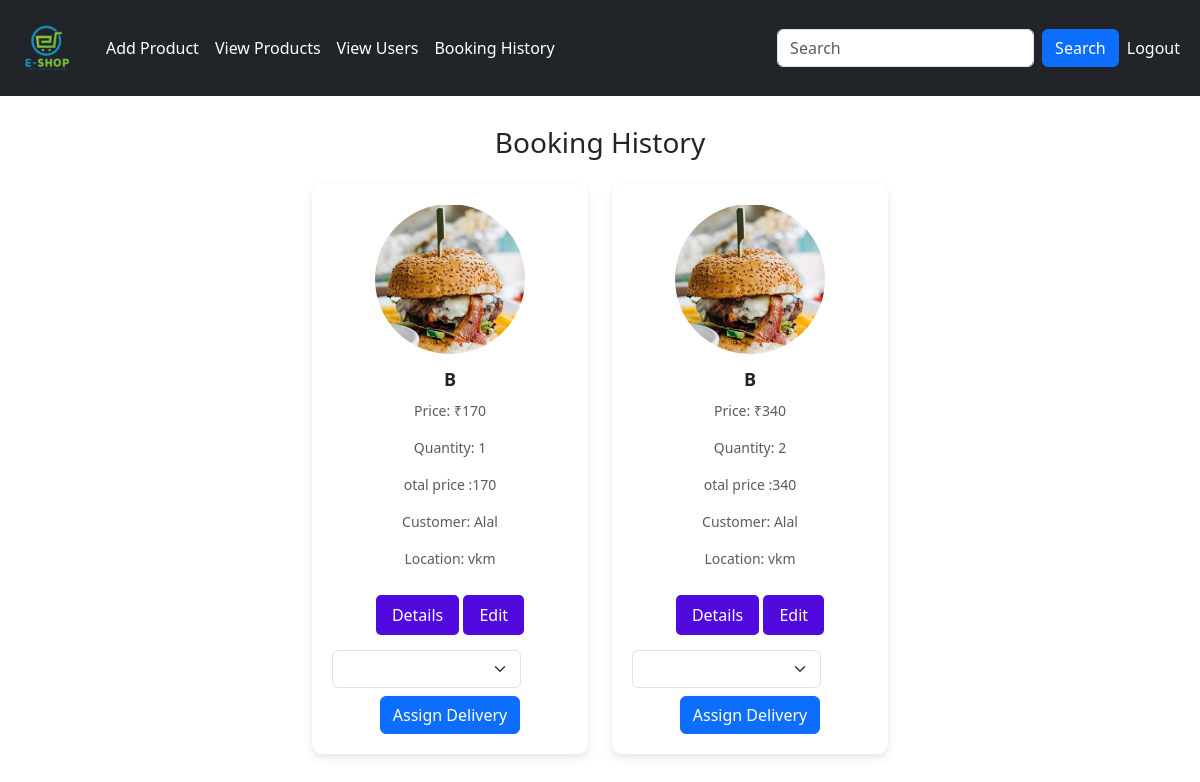
/bookinghistory (signed in), run on the app's committed database.
### app/models.py (models this page shows, shortened)
class buy(models.Model):
    product = models.ForeignKey(Product,on_delete=models.CASCADE)
    user = models.ForeignKey(Register,on_delete=models.CASCADE)
    date_of_buying = models.TextField()
    quantity = models.IntegerField()
    price = models.IntegerField()
    DELIVERY_STATUS_CHOICES = [
        ("Pending", "Pending"),
        ("Shipped", "Shipped"),
        ("In Transit", "In Transit"),
        ("Delivered", "Delivered"),
    ]
    delivery_status = models.CharField(
        max_length=20, choices=DELIVERY_STATUS_CHOICES, default="Pending"
    )

class Product(models.Model):
    name = models.TextField()
    discription = models.TextField()
    price = models.IntegerField()
    category = models.TextField()
    quantity = models.IntegerField()
    offerprice = models.IntegerField()
    image = models.FileField()

class Register(models.Model):
    Email = models.EmailField(unique=True)
    name = models.TextField()
    phonenumber = models.IntegerField()
    password = models.TextField()
    location= models.TextField()

### app/views.py (the view)
# urls.py: path('bookinghistory',views.bookinghistory),
def bookinghistory(req):
    if 'shop' in req.session:
        data=buy.objects.all()
        return render(req,'shop/booking_history.html',{'data':data})
    else:
        return redirect(login)

### template/shop/booking_history.html (shortened to what this page needs)
<!DOCTYPE html>
<html lang="en">
<head>
  <link href="https://cdn.jsdelivr.net/npm/bootstrap@5.3.3/dist/css/bootstrap.min.css" rel="stylesheet">
</head>
<body>
  <nav class="navbar navbar-expand-sm navbar-dark bg-dark">
    <div class="container-fluid">
      <a class="navbar-brand" href="../viewpro">
        <img src="static/logo.png" alt="Logo">
      </a>
      <div class="collapse navbar-collapse" id="mynavbar">
        <ul class="navbar-nav me-auto">
          <li class="nav-item"><a class="nav-link" href="../addpro">Add Product</a></li>
          <li class="nav-item"><a class="nav-link" href="../viewpro">View Products</a></li>
          <li class="nav-item"><a class="nav-link" href="../viewuser">View Users</a></li>
          <li class="nav-item"><a class="nav-link" href="../bookinghistory">Booking History</a></li>
        </ul>
        <form class="d-flex ms-auto">
          <input class="form-control me-2" type="text" placeholder="Search">
          <button class="btn btn-primary" type="button">Search</button>
        </form>
        <ul class="navbar-nav">
          <li class="nav-item"><a class="nav-link" href="../logout">Logout</a></li>
        </ul>
      </div>
    </div>
  </nav>
  <div class="container-fluid">
    <h3 class="text-center mb-4">Booking History</h3>
    <div class="row justify-content-center">
      {% for i in data %}
        <div class="col-lg-3 col-md-4 col-sm-6">
          <div class="card">
            <div class="card-body">
              <img src="{{i.product.image.url}}" alt="{{i.product.name}}" class="rounded-circle img-fluid">
              <h5>{{i.product.name}}</h5>
              <p class="text-muted">Price: ₹{{i.price}}</p>
              <p class="text-muted">Quantity: {{i.quantity}}</p>
              <p class="text-muted">otal price :{{i.price}}</p>
              <p class="text-muted">Customer: {{i.user.name}}</p>
              <p class="text-muted">Location: {{i.user.location}}</p>
              <a href="../prodetails/{{i.pk}}" class="btn-custom">Details</a>
              <a href="../proupdate/{{i.pk}}" class="btn-custom">Edit</a>
              {% if i.del_boy %}
                <p class="text-muted mt-2">Delivery Assigned</p>
              {% else %}
                <form action="../assigndel/{{i.pk}}" method="post" class="select-delivery">
                  <select name="delselect" class="form-select">
                  </select>
                  <button type="submit" class="btn btn-primary mt-2">Assign Delivery</button>
                </form>
              {% endif %}
            </div>
          </div>
        </div>
      {% endfor %}
    </div>
  </div>
</body>
</html>

### template/shop/booking_history.html (style rules this page uses)
.card { border: none; box-shadow: 0 4px 8px rgba(0, 0, 0, 0.1); border-radius: 10px; margin-bottom: 30px; transition: all 0.3s ease; }
.card img { width: 150px; height: 150px; object-fit: cover; border-radius: 50%; margin-bottom: 15px; }
.card-body { text-align: center; padding: 20px; }
.card-body h5 { font-size: 18px; font-weight: 600; margin-bottom: 10px; }
.card-body p { font-size: 14px; color: #6c757d; }
.btn-custom { background-color: #510ade; color: white; border-radius: 5px; padding: 8px 16px; text-decoration: none; margin-top: 10px; display: inline-block; transition: background-color 0.3s ease; }
.select-delivery { margin-top: 15px; }
.form-select { width: 80%; margin-top: 10px; }
.container-fluid { margin-top: 30px; }
.navbar { margin-top: -30px; }
.navbar-nav .nav-link { color: white; }
.navbar-brand img { width: 70px; border-radius: 50%; }

### data on the page
buy: product.image (picture), product.name "B", price "170", quantity "1", user.name "Alal", user.location "vkm"
buy: product.image (picture), product.name "B", price "340", quantity "2", user.name "Alal", user.location "vkm"
